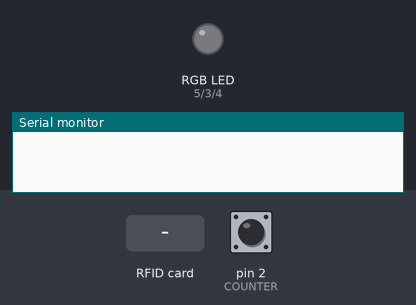
A sketch run on a simulated Arduino Uno, built with avr-gcc and run on an emulated ATmega328P. Parts: an RGB LED mixed from three pins (HIGH = lit), the last lines printed to the serial monitor. The inputs (shaded band) are chosen by the test bench; at power-on: pin 2 (COUNTER) HIGH. Pins used as bus, display or sensor lines are not drawn.

Above: at 1.2 s.
1.3 s: RFID card 5E 7A 19 C4 held to the reader
At 1.53 s:
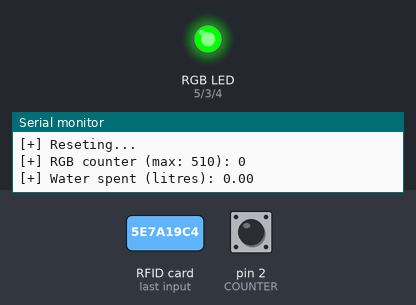
Timing chart, 0 to 4.3 s (numbered marks = the images above; inputs shaded):
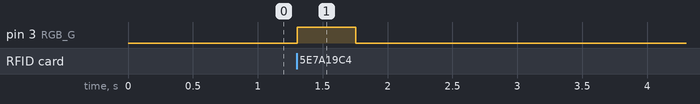

The sketch:

project.ino
```cpp
#include <SPI.h>
#include <MFRC522.h>

#define DEBUG 1

// Flux controller
#define COUNTER 2

// LED RGB
#define RGB_R 5
#define RGB_G 3 // FIXME: green and blue swapped (RGB is really RBG????)
#define RGB_B 4
#define MAX_WATER_CONSUMPTION 1

// RFID
#define SS_PIN 10
#define RST_PIN 9

unsigned int counter = 0;
unsigned long check_time = 0;
float litres = 0;
MFRC522 rfid(SS_PIN, RST_PIN);
bool need_reset = true;

void flow()
{
  counter++;
}

void count_water(unsigned long now)
{
  check_time = now;
  litres += counter * 1.0 / 450;
  counter = 0;
}

void setColour(int red, int green, int blue)
{
  analogWrite(RGB_R, red);
  analogWrite(RGB_G, green);
  analogWrite(RGB_B, blue);
}

void update_led()
{
  int c = litres * 510 / MAX_WATER_CONSUMPTION;
#if DEBUG
  Serial.print("[+] RGB counter (max: 510): ");
  Serial.println(c);
#endif

  if (c <= 255) {
    setColour(c, 255, 0);
  } else if (c <= 510) {
    setColour(255, 510-c, 0);
  }

}

void reset() {
  litres = 0;
  counter = 0;
  check_time = 0;
  need_reset = false;
}

void setup()
{
#if DEBUG
  Serial.begin(9600);
#endif

  pinMode(COUNTER, INPUT_PULLUP);
  attachInterrupt(digitalPinToInterrupt(COUNTER), flow, RISING);

  pinMode(RGB_R, OUTPUT);
  pinMode(RGB_G, OUTPUT);
  pinMode(RGB_B, OUTPUT);

  check_time = millis();

  SPI.begin();
  rfid.PCD_Init();

}

void loop()
{

  // Check if 1s has passed, if so, update water spent
  if (rfid.PICC_IsNewCardPresent()) {
    // Need to run twice in order to fix continuous reset
    rfid.PICC_IsNewCardPresent();
    if (need_reset) {
      reset();
#if DEBUG
      Serial.println("[+] Reseting...");
#endif
    }
    unsigned long now = millis();
    if (now - check_time > 1000) {
      count_water(now);
      update_led();

#if DEBUG
      Serial.print("[+] Water spent (litres): ");
      Serial.println(litres);
#endif
    }
  } else if (!need_reset) {
    setColour(0, 0, 0);
    need_reset = true;
  }

}
```

Measured:
- after the input at 1.3 s, pin 3 (RGB_G): LOW → HIGH at once, → LOW 0.45 s later
